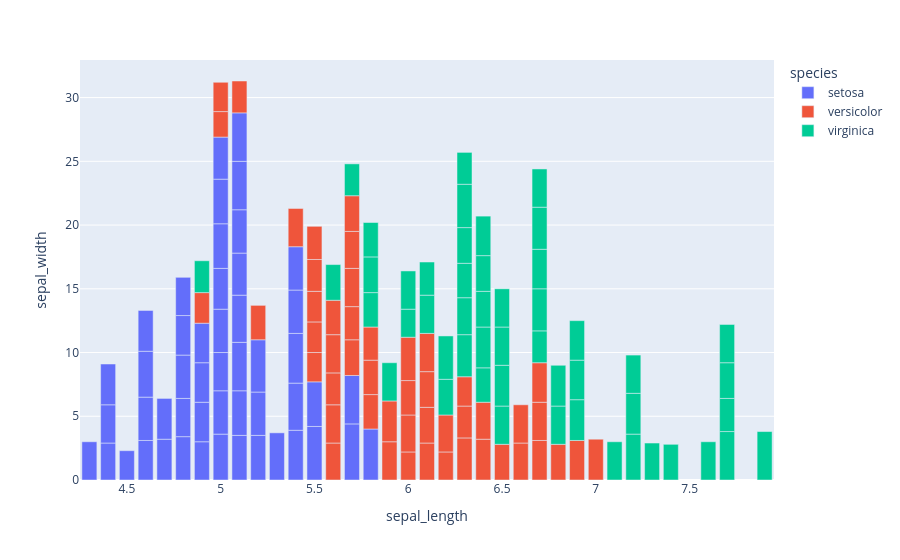

The notebook cell this image was saved under:
### Code cell
import plotly.express as px

df = px.data.iris()

fig = px.bar(df, x="sepal_length", y="sepal_width", color="species")

fig.show()

fig.write_html("scatter_plot.html")

### Figure 1 — Plotly figure (JSON) as saved in the notebook; plotly's stock layout.template omitted (floating-point values rounded to 4 significant figures)
{"data": [{"hovertemplate": "species=setosa<br>sepal_length=%{x}<br>sepal_width=%{y}<extra></extra>", "legendgroup": "setosa", "marker": {"color": "#636efa", "pattern": {"shape": ""}}, "name": "setosa", "orientation": "v", "showlegend": true, "textposition": "auto", "type": "bar", "x": [5.1, 4.9, 4.7, 4.6, 5.0, 5.4, 4.6, 5.0, 4.4, 4.9, 5.4, 4.8, 4.8, 4.3, 5.8, 5.7, 5.4, 5.1, 5.7, 5.1, 5.4, 5.1, 4.6, 5.1, 4.8, 5.0, 5.0, 5.2, 5.2, 4.7, 4.8, 5.4, 5.2, 5.5, 4.9, 5.0, 5.5, 4.9, 4.4, 5.1, 5.0, 4.5, 4.4, 5.0, 5.1, 4.8, 5.1, 4.6, 5.3, 5.0], "xaxis": "x", "y": [3.5, 3.0, 3.2, 3.1, 3.6, 3.9, 3.4, 3.4, 2.9, 3.1, 3.7, 3.4, 3.0, 3.0, 4.0, 4.4, 3.9, 3.5, 3.8, 3.8, 3.4, 3.7, 3.6, 3.3, 3.4, 3.0, 3.4, 3.5, 3.4, 3.2, 3.1, 3.4, 4.1, 4.2, 3.1, 3.2, 3.5, 3.1, 3.0, 3.4, 3.5, 2.3, 3.2, 3.5, 3.8, 3.0, 3.8, 3.2, 3.7, 3.3], "yaxis": "y"}, {"hovertemplate": "species=versicolor<br>sepal_length=%{x}<br>sepal_width=%{y}<extra></extra>", "legendgroup": "versicolor", "marker": {"color": "#EF553B", "pattern": {"shape": ""}}, "name": "versicolor", "orientation": "v", "showlegend": true, "textposition": "auto", "type": "bar", "x": [7.0, 6.4, 6.9, 5.5, 6.5, 5.7, 6.3, 4.9, 6.6, 5.2, 5.0, 5.9, 6.0, 6.1, 5.6, 6.7, 5.6, 5.8, 6.2, 5.6, 5.9, 6.1, 6.3, 6.1, 6.4, 6.6, 6.8, 6.7, 6.0, 5.7, 5.5, 5.5, 5.8, 6.0, 5.4, 6.0, 6.7, 6.3, 5.6, 5.5, 5.5, 6.1, 5.8, 5.0, 5.6, 5.7, 5.7, 6.2, 5.1, 5.7], "xaxis": "x", "y": [3.2, 3.2, 3.1, 2.3, 2.8, 2.8, 3.3, 2.4, 2.9, 2.7, 2.0, 3.0, 2.2, 2.9, 2.9, 3.1, 3.0, 2.7, 2.2, 2.5, 3.2, 2.8, 2.5, 2.8, 2.9, 3.0, 2.8, 3.0, 2.9, 2.6, 2.4, 2.4, 2.7, 2.7, 3.0, 3.4, 3.1, 2.3, 3.0, 2.5, 2.6, 3.0, 2.6, 2.3, 2.7, 3.0, 2.9, 2.9, 2.5, 2.8], "yaxis": "y"}, {"hovertemplate": "species=virginica<br>sepal_length=%{x}<br>sepal_width=%{y}<extra></extra>", "legendgroup": "virginica", "marker": {"color": "#00cc96", "pattern": {"shape": ""}}, "name": "virginica", "orientation": "v", "showlegend": true, "textposition": "auto", "type": "bar", "x": [6.3, 5.8, 7.1, 6.3, 6.5, 7.6, 4.9, 7.3, 6.7, 7.2, 6.5, 6.4, 6.8, 5.7, 5.8, 6.4, 6.5, 7.7, 7.7, 6.0, 6.9, 5.6, 7.7, 6.3, 6.7, 7.2, 6.2, 6.1, 6.4, 7.2, 7.4, 7.9, 6.4, 6.3, 6.1, 7.7, 6.3, 6.4, 6.0, 6.9, 6.7, 6.9, 5.8, 6.8, 6.7, 6.7, 6.3, 6.5, 6.2, 5.9], "xaxis": "x", "y": [3.3, 2.7, 3.0, 2.9, 3.0, 3.0, 2.5, 2.9, 2.5, 3.6, 3.2, 2.7, 3.0, 2.5, 2.8, 3.2, 3.0, 3.8, 2.6, 2.2, 3.2, 2.8, 2.8, 2.7, 3.3, 3.2, 2.8, 3.0, 2.8, 3.0, 2.8, 3.8, 2.8, 2.8, 2.6, 3.0, 3.4, 3.1, 3.0, 3.1, 3.1, 3.1, 2.7, 3.2, 3.3, 3.0, 2.5, 3.0, 3.4, 3.0], "yaxis": "y"}], "layout": {"barmode": "relative", "legend": {"title": {"text": "species"}, "tracegroupgap": 0}, "margin": {"t": 60}, "xaxis": {"anchor": "y", "domain": [0, 1], "title": {"text": "sepal_length"}}, "yaxis": {"anchor": "x", "domain": [0, 1], "title": {"text": "sepal_width"}}}}
